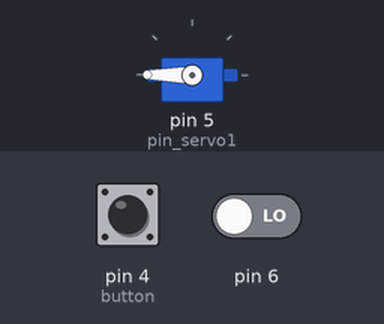
Simulated run of this sketch. Board: Arduino Uno, built with avr-gcc and run on an emulated ATmega328P. On the bench: servo. The inputs (shaded band) are chosen by the test bench; at power-on: pin 4 (button) LOW, pin 6 LOW.

Above: at 1.2 s.
1.3 s: pin 4 (button) pulled HIGH for 1 s
At 3.4 s:
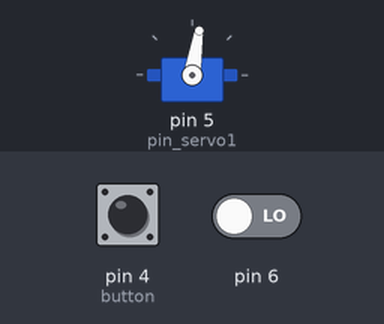
3.8 s: pin 4 (button) pulled HIGH for 0.15 s
At 4.3 s:
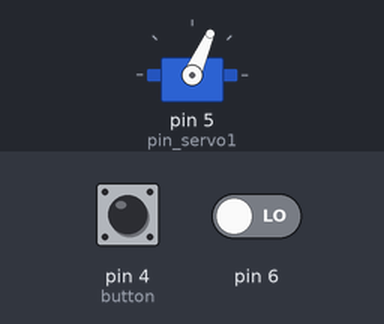
5.4 s: pin 4 (button) pulled HIGH for 0.15 s
At 6.7 s:
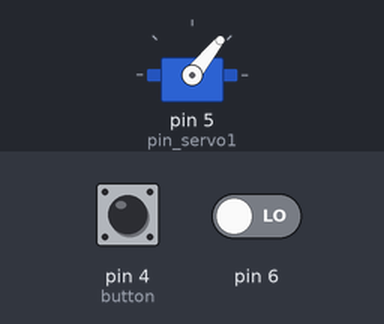
7.0 s: pin 4 (button) pulled HIGH for 3.2 s
Timing chart, 0 to 11.7 s (numbered marks = the images above; inputs shaded):
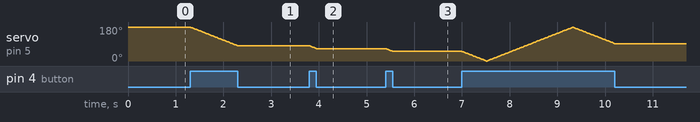

The sketch:

Hand.ino
```cpp
#include<Servo.h>

Servo ferna1;

//variables button

int button = 4;
int pin_state1;
int pin_state2;

//variables de dedo

int finger1=6;
int finger_status1;

//variables generales

int flag=0;

//variables del servo motor

int pin_servo1=5;
int time_servo=10;
bool address_state=true;

void setup() {

  for(int i ; i<=255;i++){

  }

  ferna1.attach(pin_servo1);
  pinMode(button,INPUT);

  ferna1.write(180);


}

void loop() {


  pin_state1 = state(button);
  finger_status1 = state2(finger1);

  dedo_accionamiento();


}

int state(int x){
  boolean A;
  int B;
  A=digitalRead(x);
  if (A==true){
    B=1;
  }else{
    B=0;
  }
  return B;
}

void Giro_de_servo(int a)
{

  int j = ferna1.read();

    j=j-1;

    ferna1.write(j);
    delay(a);


}
int state2(int x){
  boolean A;
  int B;
  A=digitalRead(x);
  if (A==true){
    B=1;
  }else{
    B=0;
  }
  return B;
}

void girodeservos1 (int a)
{

  int j = ferna1.read();
    for(j; j<180; j++){

   ferna1.write(j);
    delay(a);


  }
  }

void dedo_accionamiento(){
  if(pin_state1==1 and finger_status1==0){

  Giro_de_servo(time_servo);

  }if(pin_state1==1 and finger_status1==1){

    delay (2000);

    pin_state1 = state(button);
  finger_status1 = state2(finger1);

  if(pin_state1==1){

      girodeservos1(time_servo);
   }
  }

  if (ferna1.read()==0){
    girodeservos1(time_servo);
  }

}
```

Measured:
- after the input at 1.3 s, servo on pin 5 (pin_servo1): moves from 180° to 81° over 0.99 s, starting at once
- after the input at 3.8 s, servo on pin 5 (pin_servo1): 81° → 66° at once
- after the input at 5.4 s, servo on pin 5 (pin_servo1): 66° → 51° at once
